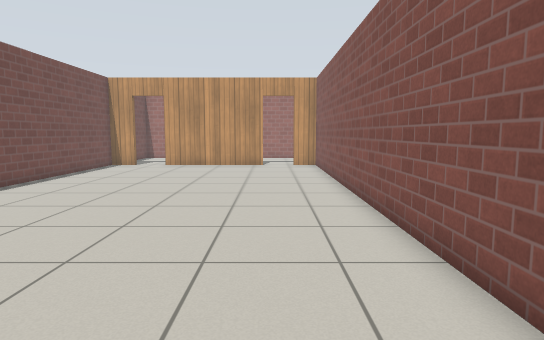
[1] (above)

12 first-person views from a walk through a robot-simulator world made for Gazebo. The camera is 0.94 m above the floor, tilts 6° down and sees 75° across. The floor is counted in squares, 0.5 m on a side. Each view is taken from the middle of a square. On the plan, view 1 faces up. The plan holds only what a view shows up to about 18 squares ahead; the rest is blank. The place goes on beyond the plan. Simple patterns stand in for the simulator's built-in surfaces.

[2]
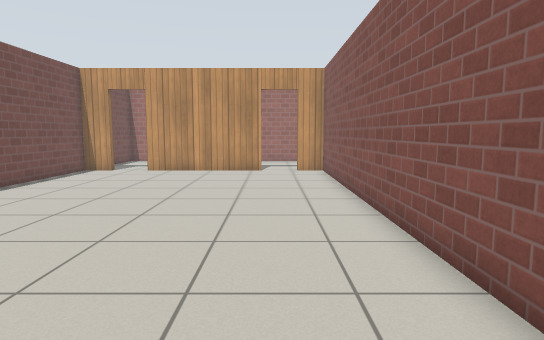

[3]
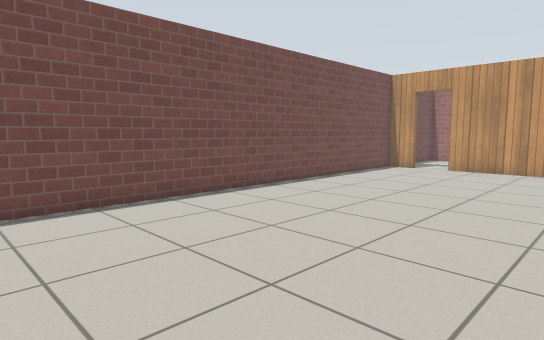

[4]
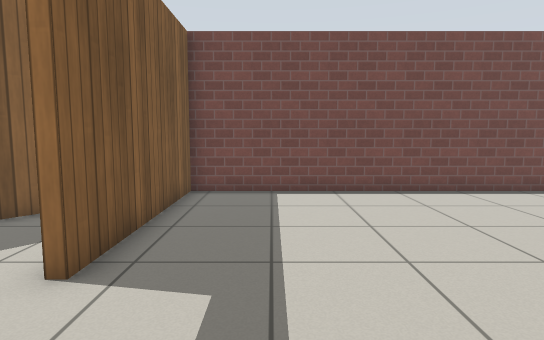

[5]
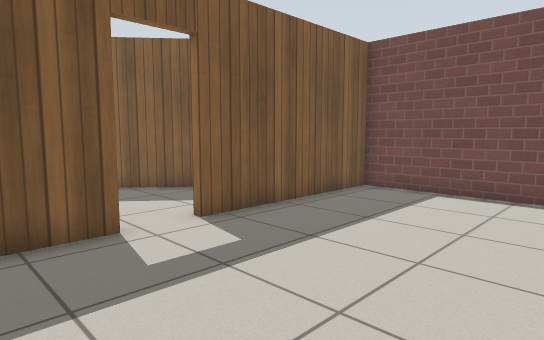

[6]
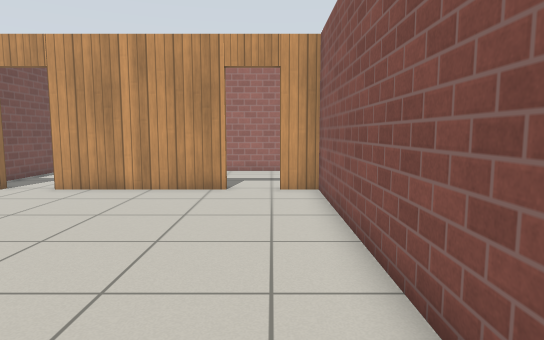

[7]
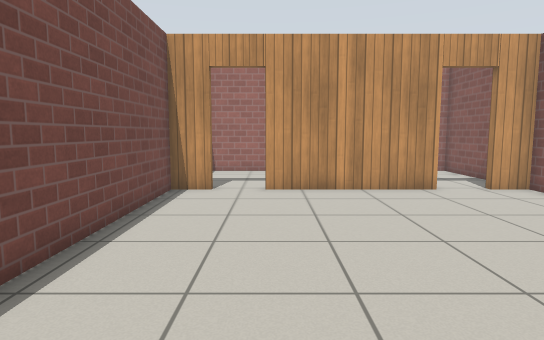

[8]
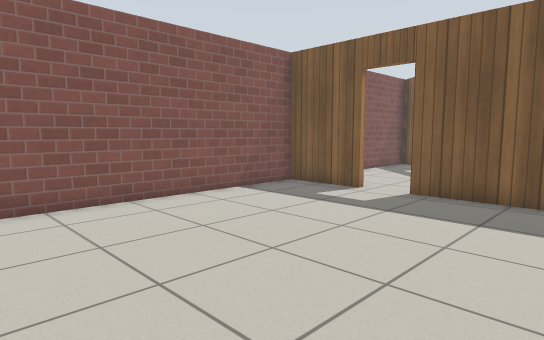

[9]
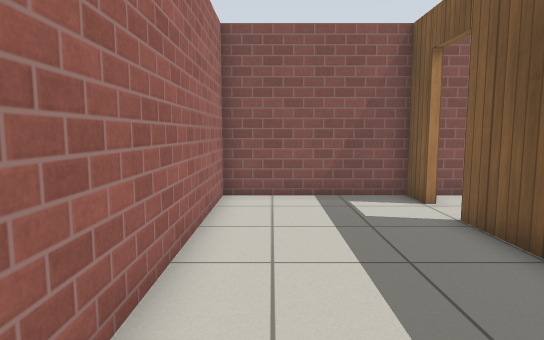

[10]
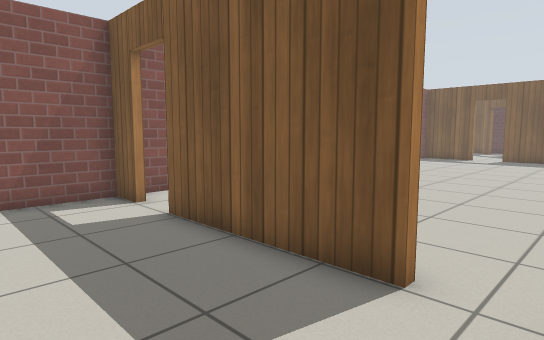

[11]
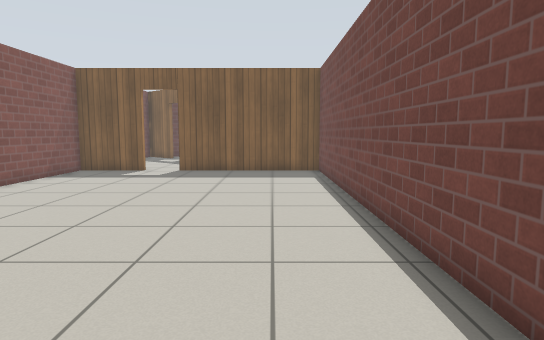

[12]
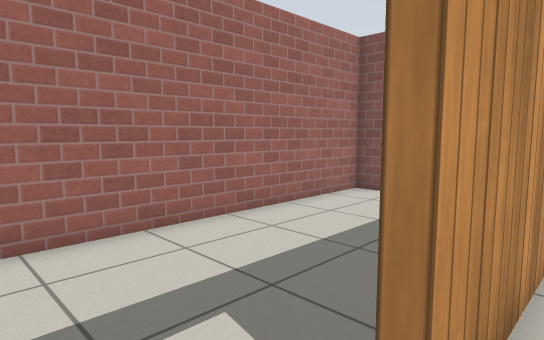

### Floor plan
Points are (right, up) in squares from view 1. A wall is a line through its corners. A room is listed if a view was taken in it or the views show most of it. See-through windows are left out.
Room 1 (views 1, 2, 3, 4, 5, 6, 7, 8, 11, 12)
walls: (-0.5, 20.6) (-6.2, 20.6); (-8, 20.6) (-9.3, 20.6) (-9.3, -1.6) (-2.4, -1.6); (-0.6, -1.6) (2.6, -1.6) (2.6, 20.6) (1.3, 20.6)
ways out: open door at (-7.5, 21) to room 2; open door at (0.5, 21) to room 2; open door at (-1.5, -2)
Room 2 (views 9, 10)
walls: (-6.2, 20.9) (-0.5, 20.9); (1.3, 20.9) (2.6, 20.9) (2.6, 26.5) (-9, 26.5); (-9.3, 25.8) (-9.3, 22.6)
ways out: open door at (-7.5, 21) to room 1; open door at (0.5, 21) to room 1

Positions as (right, up) in squares from view 1, and headings:
1: (0, 0), facing up
2: (0, 3), facing up
3: (0, 2), facing up-left
4: (2, 1), facing left
5: (2, 5), facing down-left
6: (1, 9), facing up
7: (-6, 9), facing up
8: (-7, 9), facing down-right
9: (-8, 25), facing right
10: (-8, 25), facing down-right
11: (-7, 16), facing down
12: (-8, 20), facing up-right
